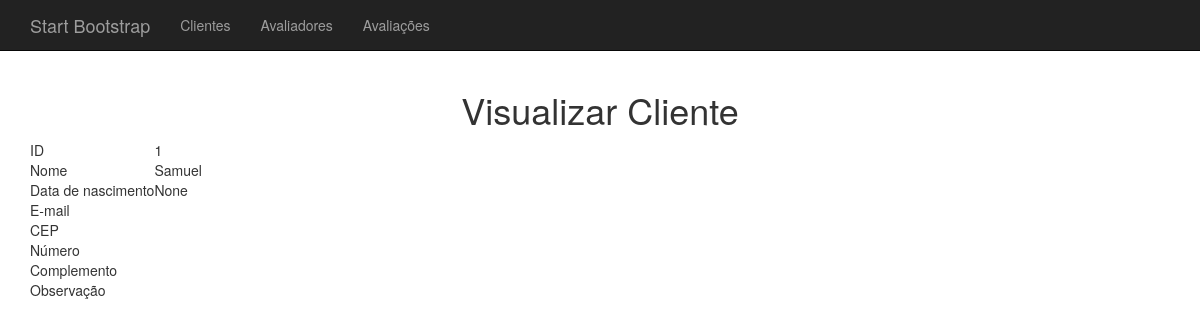
Screenshot of /clientes/visualizar/1/ with the database file from the repository.
### pessoas/models.py (models this page shows, shortened)
class Pessoa(models.Model):
	nome = models.CharField(max_length=200)
	data_nascimento = models.DateField(blank=True, null=True)
	email = models.CharField(max_length=150, blank=True)
	cep = models.CharField(max_length=8, blank=True)
	numero = models.CharField(max_length=10, blank=True)
	complemento = models.CharField(max_length=50, blank=True)
	observacao = models.CharField(max_length=300, blank=True)
	class Meta:
		abstract = True
		ordering = ['nome']

class Cliente(Pessoa):
	pass

### pessoas/views.py (the view)
# urls.py: url(r'^clientes/visualizar/(?P<pessoaId>[0-9]+)/$', pessoas_view.clientes_visualizar, name="pessoas_clientes_visualizar"),
def clientes_visualizar(request, pessoaId):
	try:
		pessoa = Cliente.objects.get(pk=pessoaId)
	except:
		pessoa = None
	context = {'pessoa' : pessoa}
	return render(request, 'pessoas/clientes/visualizar.html', context)

### templates/pessoas/clientes/visualizar.html (shortened to what this page needs)
{% extends "base.html" %}
{% block conteudo %}
  <h1 align="center">
    Visualizar Cliente
  </h1>
	<table>
   <tr>
     <td>
       ID
     </td>
     <td>
       {{ pessoa.pk }}
     </td>
   </tr>
   <tr>
     <td>
       Nome
     </td>
     <td>
       {{ pessoa.nome }}
     </td>
   </tr>
   <tr>
     <td>
       Data de nascimento
     </td>
     <td>
       {{ pessoa.data_nascimento }}
     </td>
   </tr>
   <tr>
     <td>
       E-mail
     </td>
     <td>
     </td>
   </tr>
   <tr>
     <td>
       CEP
     </td>
     <td>
     </td>
   </tr>
   <tr>
     <td>
       Número
     </td>
     <td>
     </td>
   </tr>
   <tr>
     <td>
       Complemento
     </td>
     <td>
     </td>
   </tr>
   <tr>
     <td>
       Observação
     </td>
     <td>
     </td>
   </tr>
  </table>
{% endblock conteudo %}

### templates/base.html (style rules this page uses)
body { padding-top: 70px; }

### rows the page displays
Cliente: pk "1", nome "Samuel", data_nascimento "None"
